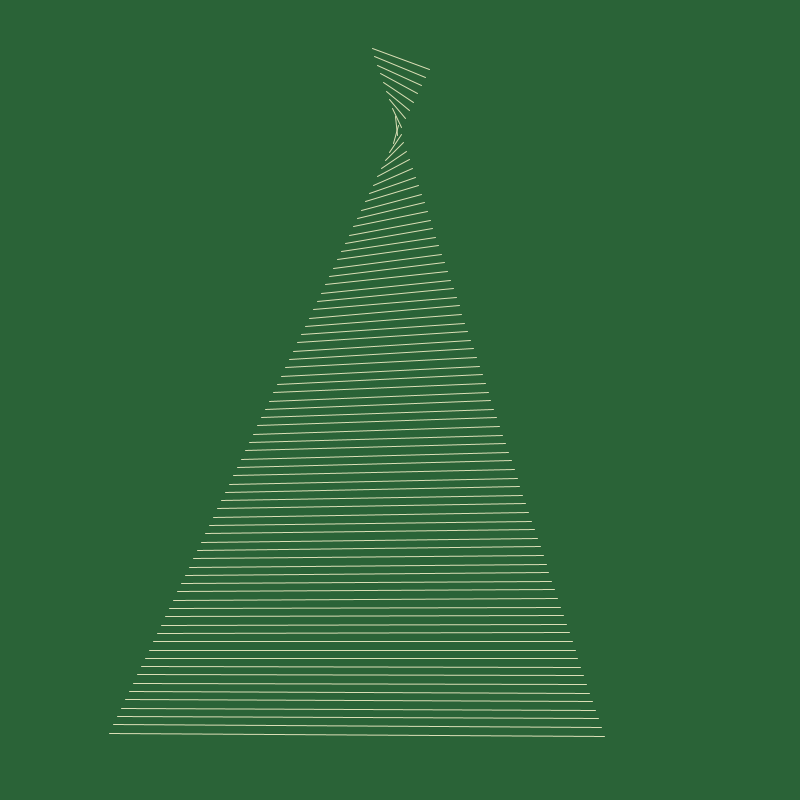
Frame 1 (no input)
Frame 60 (the mouse pressed at the canvas centre just before this capture): identical to frame 1, image omitted
Frame 120 (the mouse held since frame 60 and released just before this capture): identical to frame 1, image omitted

The Processing sketch that drew this single still picture (run headless with seeded random() and noise(); from frame 60 on, the mouse is pressed at the canvas centre):

// Processing sketch: Contengincy3sketch_240522c
// ── Contengincy3sketch_240522c.pde
//King Of The Mountains – Zoetrope
void setup() {
  size(800, 800);
}

void draw() {
  background(#2a6337);
  stroke(#dbdfb6);
  for(int i = 0; i<81;i++){
   line(i*pow(2.0,2)+109,733+i*-8.3, i*-2.9+604,736+i*-8.6);
  }
}
